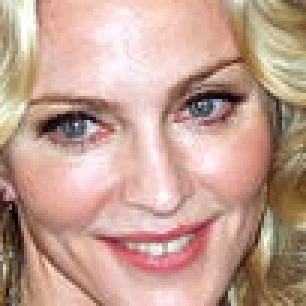
#> input picture detected_faces/madonna3_0.jpg, 102 x 102 px, given as the content of the folder s/yukse/Desktop/Lectures/VSCode/Computer Vision/images_task1, which was not available (shown 3 times larger)
$ python haarcascade.py
#> lines starting #> are read from the running program, lines starting #| are printed output that depends on the picture
import cv2
import numpy as np
import glob
from pathlib import Path
import os

# Find all image files in a directory
types = [".jpg", ".png", ".jpeg", ".avif", ".bmp", ".tiff"]
folder = Path("C:/Users/yukse/Desktop/Lectures/VSCode/Computer Vision/images_task1/")
image_files = sorted([path.as_posix() for path in filter(lambda path: path.suffix in types, folder.glob('*'))])

# We point OpenCV's CascadeClassifier function to where our
# classifier (XML file format) is stored
face_classifier = cv2.CascadeClassifier('haarcascade_frontalface_default.xml')

for image_file in image_files:
    # Get the file names
    file_path = image_file
    file_name = os.path.splitext(os.path.basename(file_path))[0]

    # Load our image then convert it to grayscale
    image = cv2.imread(image_file)
#> image is the input picture: shape (102, 102, 3); mean B, G, R 146, 159.9, 195.3
    width, height = image.shape[1], image.shape[0]
#> width = 102; height = 102

    gray = cv2.cvtColor(image, cv2.COLOR_BGR2GRAY)
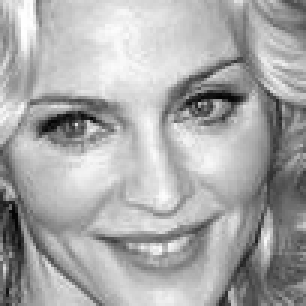
#> gray: shape (102, 102) (shown 3 times larger); min 4, max 255, mean 168.9

    width = int(width) * 0.05
#> width = 5.1
    height = int(height) * 0.05
#> height = 5.1

    # Our classifier returns the ROI of the detected face as a tuple
    # It stores the top left coordinate and the bottom right coordiantes
    faces = face_classifier.detectMultiScale(gray, scaleFactor = 1.10, minNeighbors = 10, minSize=(int(width), int(height)), flags=cv2.CASCADE_SCALE_IMAGE)
#> faces = ()


    # When no faces detected, face_classifier returns and empty tuple
    if faces is ():
       print("No faces found")

    # Create a folder to save the detected faces
    if not os.path.exists("detected_faces"):
        os.mkdir("detected_faces")

    # We iterate through our faces array and save faces that are found
    # over each face in faces
    for i, (x,y,w,h) in enumerate(faces):
        face = image[y:y+h, x:x+w]
        cv2.imwrite("detected_faces/{}_{}.jpg".format(file_name, i), face)
#> this loop made 0 passes

$ run again, on detected_faces/mimi-thian-vdXMSiX-n6M-unsplash_3.jpg
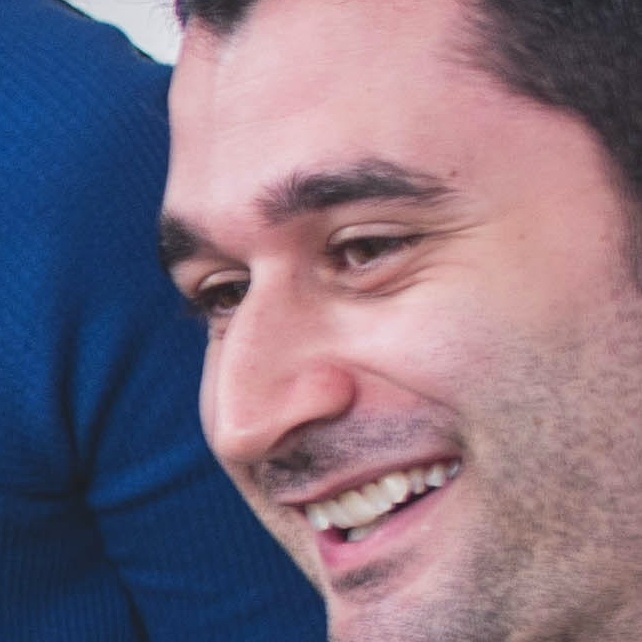
#> input picture detected_faces/mimi-thian-vdXMSiX-n6M-unsplash_3.jpg, 642 x 642 px, given as the content of the folder s/yukse/Desktop/Lectures/VSCode/Computer Vision/images_task1, which was not available
#> image is the input picture: shape (642, 642, 3); mean B, G, R 128.5, 111.2, 128.1
#> `gray = cv2.cvtColor(image, cv2.COLOR_BGR2GRAY)`:
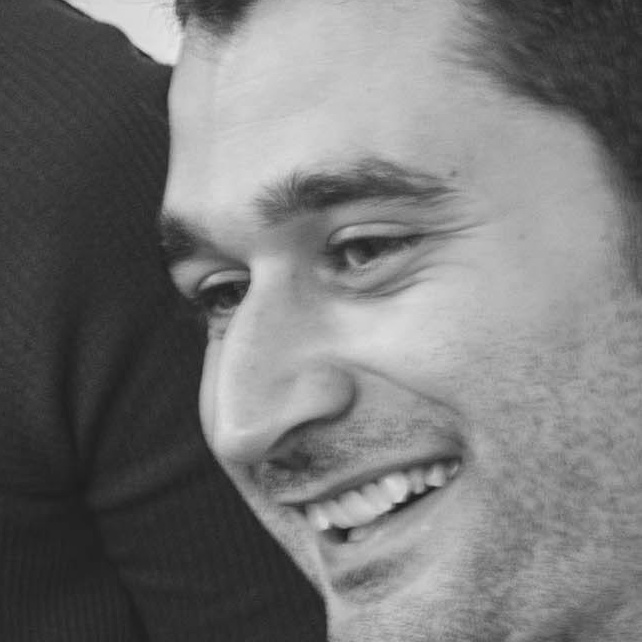
#> gray: shape (642, 642); min 24, max 232, mean 118.2
#> faces = [[42, 45, 555, 555]]
#> the loop `for i, (x,y,w,h) in enumerate(faces):` made 1 pass
#> pass 1, `face = image[y:y+h, x:x+w]`:
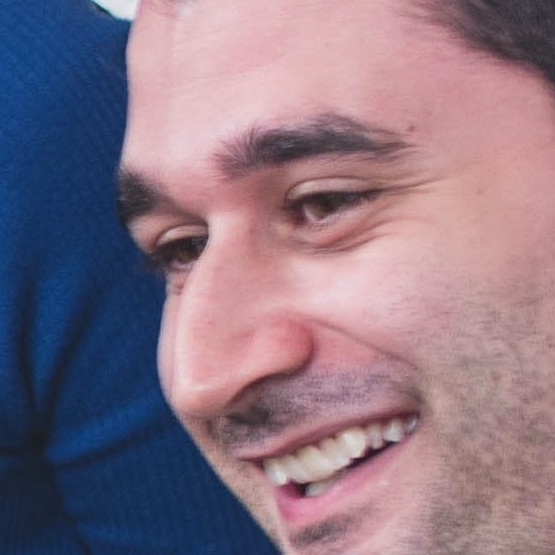
#> face: shape (555, 555, 3); mean B, G, R 132, 116.5, 138

$ run again, on detected_faces/naassom-azevedo-Q_Sei-TqSlc-unsplash_0.jpg
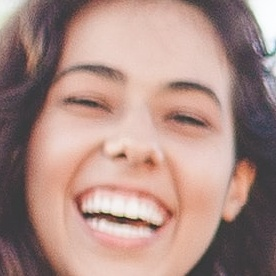
#> input picture detected_faces/naassom-azevedo-Q_Sei-TqSlc-unsplash_0.jpg, 276 x 276 px, given as the content of the folder s/yukse/Desktop/Lectures/VSCode/Computer Vision/images_task1, which was not available
#> image is the input picture: shape (276, 276, 3); mean B, G, R 133.5, 141.3, 172.2
#> `gray = cv2.cvtColor(image, cv2.COLOR_BGR2GRAY)`:
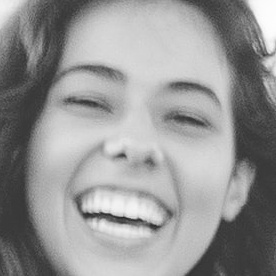
#> gray: shape (276, 276); min 36, max 254, mean 149.7
#> faces = [[26, 20, 228, 228]]
#> the loop `for i, (x,y,w,h) in enumerate(faces):` made 1 pass
#> pass 1, `face = image[y:y+h, x:x+w]`:
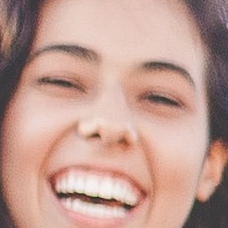
#> face: shape (228, 228, 3); mean B, G, R 145.5, 156.2, 192.8

$ run again, on detected_faces/naassom-azevedo-Q_Sei-TqSlc-unsplash_1.jpg
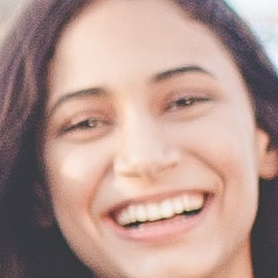
#> input picture detected_faces/naassom-azevedo-Q_Sei-TqSlc-unsplash_1.jpg, 278 x 278 px, given as the content of the folder s/yukse/Desktop/Lectures/VSCode/Computer Vision/images_task1, which was not available
#> image is the input picture: shape (278, 278, 3); mean B, G, R 143.6, 152, 180.9
#> `gray = cv2.cvtColor(image, cv2.COLOR_BGR2GRAY)`:
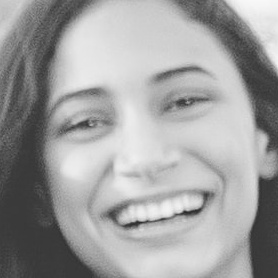
#> gray: shape (278, 278); min 40, max 248, mean 159.7
#> faces = [[19, 21, 233, 233]]
#> the loop `for i, (x,y,w,h) in enumerate(faces):` made 1 pass
#> pass 1, `face = image[y:y+h, x:x+w]`:
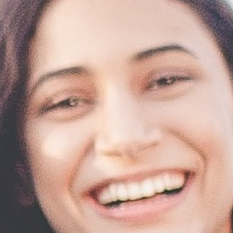
#> face: shape (233, 233, 3); mean B, G, R 152.6, 163.9, 197.1
